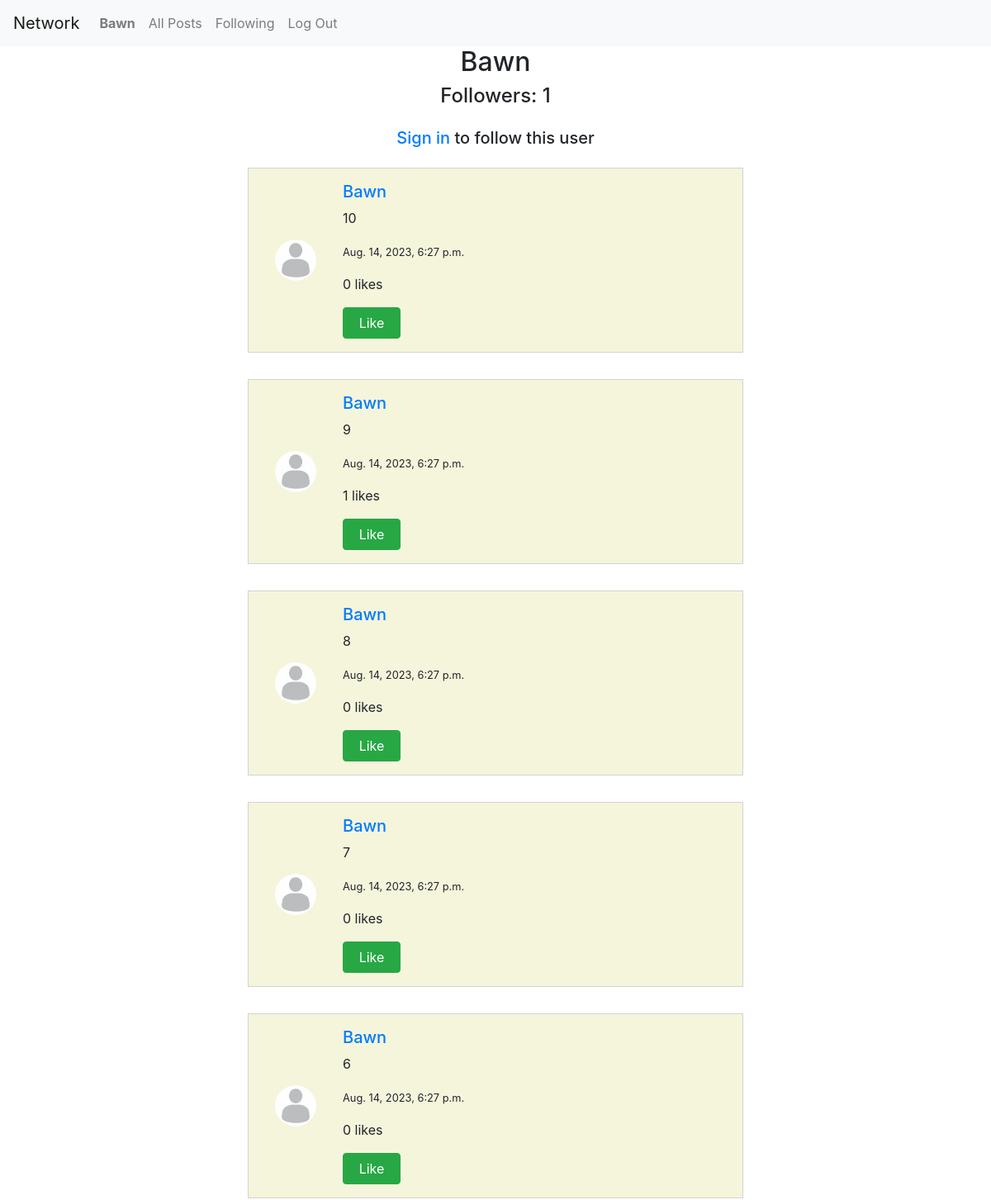
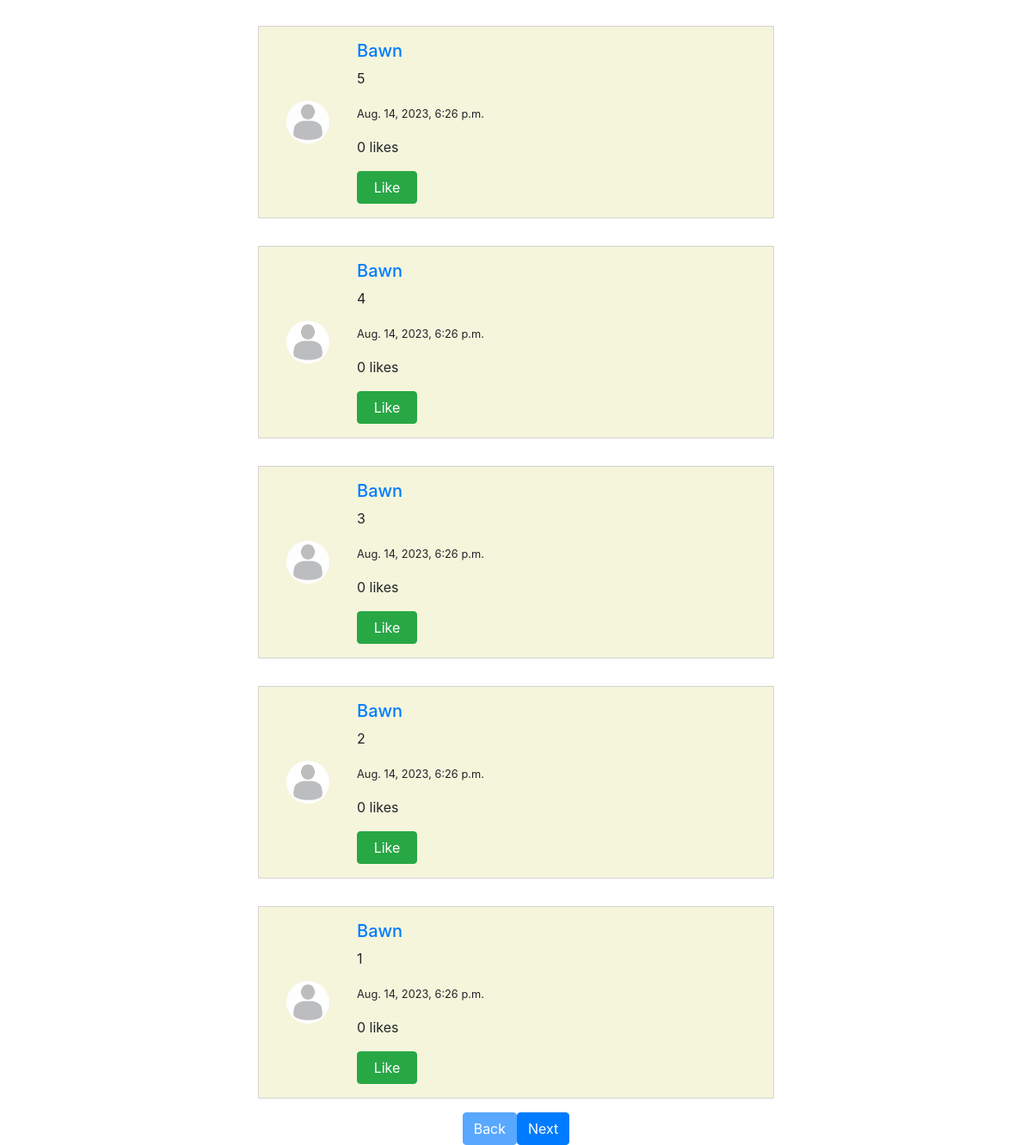
Page /profile/6 on the committed database (2 pictures, top to bottom).
### network/models.py (models this page shows)
class User(AbstractUser):
    pass

class Post(models.Model):
    user = models.ForeignKey(User, on_delete=models.CASCADE)
    content = models.CharField(max_length=300)
    timestamp = models.DateTimeField(default=timezone.now)

### network/views.py (the view)
# urls.py: path('profile/<int:user_id>', views.profile, name='profile-page'),
def profile(request, user_id):
    user = User.objects.get(pk = user_id)
    context = {
        'user':user
    }
    if request.user.is_authenticated:
        is_following = Follower.objects.filter(user = user, follower = request.user).exists()
        context['is_following'] = is_following
    followers = Follower.objects.filter(user = user).all()
    user_posts = Post.objects.filter(user = user).all().order_by('timestamp').reverse()
    context['followers'] = followers
    indexed_posts = []
    for index, post in enumerate(user_posts, start=1):
        indexed_posts.append({'index': index, 'post':post})
    context['user_posts'] = indexed_posts
    return render(request, "network/profile.html", context)

### network/templates/network/profile.html (shortened to what this page needs)
{% extends 'network/layout.html' %}
{% load static %}
{% block body %}
  <div id="profile-page">
    <h2>{{user.username}}</h2>
    <h4 id="follower-count">Followers: {{followers.count}}</h4>
    {% if not request.user.is_authenticated %}
    <h5><a href="{% url 'login' %}">Sign in </a>to follow this user</h5>
    {% endif %}
    {% for post in user_posts %}
      <div class="post" data-index="{{post.index}}">
        <div class="post-profile">
            <img src="{% static 'images/profile-placeholder.jpg' %}" width="50px" height="50px" alt="profile-pic"/>
        </div>
        <div class="post-content">
            <h5><a href="{% url 'profile-page'  post.post.user.id %}" >{{ post.post.user }}</a></h5>
            <p>{{ post.post.content }}</p>
            <p><small>{{ post.post.timestamp }}</small></p>
            <p id="like_count_{{post.post.id}}">{{ post.post.likes.all.count }} likes</p>
            <button id="like_button_{{post.post.id}}" name="post_id" value="{{post.post.id}}" class="like_button btn btn-success" data-liked="{% if post.post.id in user_likes %}true{% else %}false{% endif %}" onclick="toggleLike({{post.post.id}})">{% if not post.post.id in user_likes %}Like{% else %}Unlike{% endif %}</button>
        </div>
      </div>
    {% endfor %}
    <div class="side-by-side">
      <button id="back-btn" class="btn btn-primary">Back</button>
      <button id="next-btn" class="btn btn-primary">Next</button>
    </div>
  </div>
{% endblock %}

### network/templates/network/layout.html (shortened to what this page needs)
{% load static %}
<!DOCTYPE html>
<html lang="en">
    <head>
        <link rel="stylesheet" href="https://stackpath.bootstrapcdn.com/bootstrap/4.4.1/css/bootstrap.min.css">
        <link href="{% static 'network/styles.css' %}" rel="stylesheet">
    </head>
    <body>
        <nav class="navbar navbar-expand-lg navbar-light bg-light">
            <a class="navbar-brand" href="#">Network</a>
            <div>
              <ul class="navbar-nav mr-auto">
                {% if user.is_authenticated %}
                    <li class="nav-item">
                        <a class="nav-link" href="#"><strong>{{ user.username }}</strong></a>
                    </li>
                {% endif %}
                <li class="nav-item">
                  <a class="nav-link" href="{% url 'index' %}">All Posts</a>
                </li>
                {% if user.is_authenticated %}
                    <li class="nav-item">
                        <a class="nav-link" href="{% url 'following' %}">Following</a>
                    </li>
                    <li class="nav-item">
                        <a class="nav-link" href="{% url 'logout' %}">Log Out</a>
                    </li>
                {% endif %}
              </ul>
            </div>
          </nav>
        <div class="body">
            {% block body %}
            {% endblock %}
        </div>
    </body>
</html>

### network/static/network/styles.css (style rules this page uses)
.post { display:flex; justify-content: left; align-items: center; min-width :600px; max-width: 600px; min-height: 100px; border: 1px solid lightgrey; background-color: beige; margin: 1rem; padding: 1rem; }
.post img { margin:1rem; border-radius: 50px; margin-right:2rem; }
.post-content { display:flex ; flex-direction: column; justify-content: center; align-items: left; }
.like_button { max-width: 70px; }
#profile-page { display:flex; flex-direction: column; justify-content: center; align-items: center; }
.side-by-side { display: flex; justify-content: center; align-items: center; }

### rows in the picture
User: username "Bawn"
Post: post.user "Bawn", post.content "10", post.timestamp "Aug. 14, 2023, 6:27 p.m.", post.likes.all.count "0", shows "Like"
Post: post.user "Bawn", post.content "9", post.timestamp "Aug. 14, 2023, 6:27 p.m.", post.likes.all.count "1", shows "Like"
Post: post.user "Bawn", post.content "8", post.timestamp "Aug. 14, 2023, 6:27 p.m.", post.likes.all.count "0", shows "Like"
Post: post.user "Bawn", post.content "7", post.timestamp "Aug. 14, 2023, 6:27 p.m.", post.likes.all.count "0", shows "Like"
Post: post.user "Bawn", post.content "6", post.timestamp "Aug. 14, 2023, 6:27 p.m.", post.likes.all.count "0", shows "Like"
Post: post.user "Bawn", post.content "5", post.timestamp "Aug. 14, 2023, 6:26 p.m.", post.likes.all.count "0", shows "Like"
Post: post.user "Bawn", post.content "4", post.timestamp "Aug. 14, 2023, 6:26 p.m.", post.likes.all.count "0", shows "Like"
Post: post.user "Bawn", post.content "3", post.timestamp "Aug. 14, 2023, 6:26 p.m.", post.likes.all.count "0", shows "Like"
Post: post.user "Bawn", post.content "2", post.timestamp "Aug. 14, 2023, 6:26 p.m.", post.likes.all.count "0", shows "Like"
Post: post.user "Bawn", post.content "1", post.timestamp "Aug. 14, 2023, 6:26 p.m.", post.likes.all.count "0", shows "Like"

### other values in the picture
{{ followers.count }} "1"
